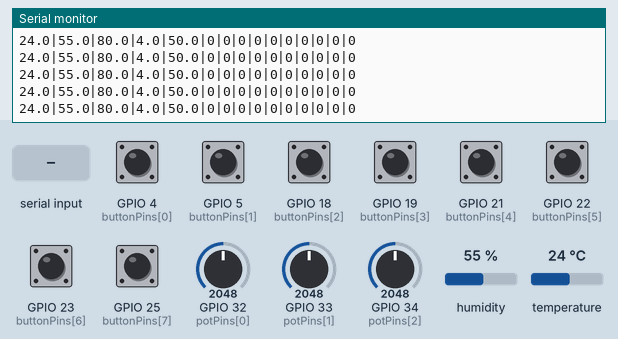
Bench run of a sketch on a simulated ESP32. On the bench: the last lines printed to the serial monitor. Inputs (shaded band) come from the test bench; at power-on: GPIO 4 (buttonPins[0]), GPIO 5 (buttonPins[1]), GPIO 18 (buttonPins[2]), GPIO 19 (buttonPins[3]), GPIO 21 (buttonPins[4]), GPIO 22 (buttonPins[5]), GPIO 23 (buttonPins[6]), GPIO 25 (buttonPins[7]) LOW, humidity 55 %, GPIO 32 (potPins[0]) = 2048, GPIO 33 (potPins[1]) = 2048, GPIO 34 (potPins[2]) = 2048, temperature 24 °C. EEPROM starts erased; the audio player accepts every command and is not drawn.

Above: at 3.7 s.
3.8 s: "vol:\n" received over Serial
5.3 s: "lang:\n" received over Serial
6.8 s: "pause\n" received over Serial
8.3 s: "start\n" received over Serial
9.8 s: "30,150\n" received over Serial
At 9.81 s:
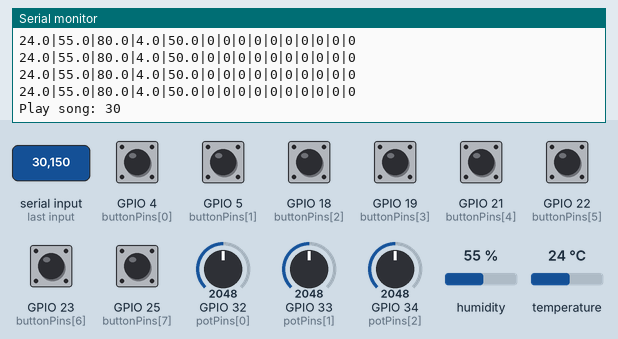
11.3 s: humidity set to 22 %
At 12.67 s:
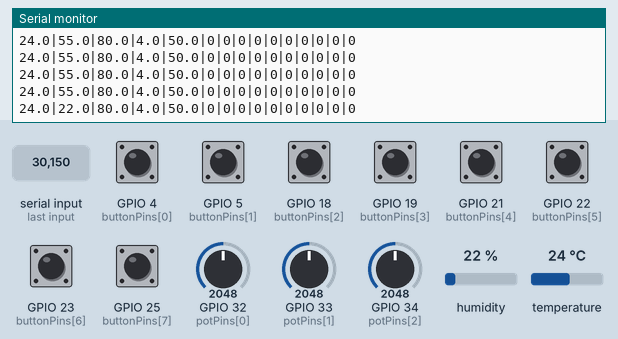

Measured:
- after the input at 9.8 s, the serial monitor: prints a new line at once (image 1)
- after the input at 11.3 s, the serial monitor: prints a new line after 1.4 s (image 2)

The sketch:

senddata.ino
```cpp
#include "DHT.h"
#include <EEPROM.h>
#include <HardwareSerial.h>
#include <DFRobotDFPlayerMini.h>

#define DHTPIN 27
#define DHTTYPE DHT22
DHT dht(DHTPIN, DHTTYPE);

// Nút nhấn
const int buttonPins[] = {4, 5, 18, 19, 21, 22, 23, 25};
const int numButtons = sizeof(buttonPins) / sizeof(buttonPins[0]);
int buttonState[numButtons] = {0};      // Trạng thái toggle hiện tại (0 hoặc 1)
int lastButtonRead[numButtons] = {0};   // Trạng thái đọc trực tiếp từ pin
int lastStableState[numButtons] = {0};  // Trạng thái ổn định trước đó (để phát hiện cạnh lên)

// Biến trở
const int potPins[] = {32, 33, 34};
const int numPots = sizeof(potPins) / sizeof(potPins[0]);
float potValue[numPots];

// EEPROM
#define ADDR_TEMP_THRESHOLD 0
#define ADDR_FUEL_THRESHOLD 1
#define ADDR_THEME 2     // 0 = light, 1 = dark
#define ADDR_LANG 3      // 0 = en, 1 = vi

int tempThreshold = 30;  // temp default
int fuelThreshold = 20;  // fuel default
int themeMode = 1;    // default dark
int languageMode = 0; // default en
// DFPlayer
HardwareSerial mySerial(2);  // UART2
DFRobotDFPlayerMini myDFPlayer;

void sendThemeLangToQt() {
  Serial.print("theme:");
  Serial.println(themeMode == 1 ? "dark" : "light");

  Serial.print("lang:");
  Serial.println(languageMode == 0 ? "en" : "vi");
}

void setup() {
  Serial.begin(115200);
  dht.begin();
  delay(1000);
  for (int i = 0; i < numButtons; i++) {
    pinMode(buttonPins[i], INPUT_PULLDOWN);
  }

  // ---- EEPROM ----
  EEPROM.begin(64);
  int storedTemp = EEPROM.read(ADDR_TEMP_THRESHOLD);
  if (storedTemp >= 5 && storedTemp <= 60) tempThreshold = storedTemp;

  int storedFuel = EEPROM.read(ADDR_FUEL_THRESHOLD);
  if (storedFuel >= 5 && storedFuel <= 100) fuelThreshold = storedFuel;

  themeMode    = EEPROM.read(ADDR_THEME);   // 0|1
  languageMode = EEPROM.read(ADDR_LANG);    // 0|1
  sendThemeLangToQt();

  Serial.println("ESP32 Ready!");
  // Gửi lại setting cho Qt

  Serial.print("Temp threshold: ");
  Serial.println(tempThreshold);

  Serial.print("Fuel threshold: ");
  Serial.println(fuelThreshold);

    // ---- DFPlayer Setup ----
  mySerial.begin(9600, SERIAL_8N1, 16, 17);
  delay(1000);

  if (!myDFPlayer.begin(mySerial)) {
    Serial.println("DFPlayer error!");
  } else {
    Serial.println("DFPlayer OK");
    myDFPlayer.volume(25);
  }
}

void loop() {
    // ---- NHẬN LỆNH TỪ QT (chọn bài hoặc chỉnh volume) ----
    if (Serial.available()) {
        String cmd = Serial.readStringUntil('\n');
        cmd.trim();

        if (cmd == "get_settings") {
            sendThemeLangToQt();
            return;
        }
        // ---- Theme ----
          if (cmd.startsWith("theme:")) {
            String mode = cmd.substring(6);
            themeMode = (mode == "dark") ? 1 : 0;
            EEPROM.write(ADDR_THEME, themeMode);
            EEPROM.commit();
            sendThemeLangToQt(); // send qt
        }
        else if (cmd.startsWith("lang:")) {
            String lang = cmd.substring(5);
            languageMode = (lang == "vi") ? 1 : 0;
            EEPROM.write(ADDR_LANG, languageMode);
            EEPROM.commit();
            sendThemeLangToQt(); // send qt
        }
        // --------- LỆNH CHỈNH VOLUME ---------
        if (cmd.startsWith("vol:")) {
            int vol = cmd.substring(4).toInt();
            if (vol >= 0 && vol <= 30) {
                myDFPlayer.volume(vol);
                Serial.print("Set volume: ");
                Serial.println(vol);
            }
            return;
        }
        if (cmd == "pause") {
            myDFPlayer.pause();
            Serial.println("Music paused");
        } else if (cmd == "start") {
            myDFPlayer.start();
            Serial.println("Music resumed");
        }


        // --------- LỆNH CHỌN NHẠC ---------
        if (cmd.endsWith(".mp3")) {
            cmd.replace(".mp3", "");
        }

        int songNum = cmd.toInt();
        if (songNum > 0) {
            Serial.print("Play song: ");
            Serial.println(songNum);
            myDFPlayer.play(songNum);
        }
    }

  // DHT22
  float temp = dht.readTemperature();
  float humid = dht.readHumidity();
  if (isnan(temp)) temp = 0;
  if (isnan(humid)) humid = 0;

  // Xử lý nút nhấn với logic toggle
  for (int i = 0; i < numButtons; i++) {
    int currentRead = digitalRead(buttonPins[i]);

    // Phát hiện cạnh lên (rising edge): từ 0 lên 1
    if (currentRead == HIGH && lastStableState[i] == LOW) {
      // Toggle trạng thái
      buttonState[i] = !buttonState[i];
    }

    // Cập nhật trạng thái ổn định
    lastStableState[i] = currentRead;
  }

  // Biến trở scale
  potValue[0] = analogRead(potPins[0]) * 160.0 / 4095.0; // 0–160
  potValue[1] = analogRead(potPins[1]) * 8.0 / 4095.0;   // 0–8
  potValue[2] = analogRead(potPins[2]) * 100.0 / 4095.0; // 0–100

   // ---- Logic based on EEPROM thresholds ----
  int tempState = (temp > tempThreshold) ? 1 : 0;
  int fuelState = (potValue[2] < fuelThreshold) ? 1 : 0;

  // Gửi dữ liệu đóng khung qua UART0
  Serial.print(temp, 1); Serial.print("|");
  Serial.print(humid, 1); Serial.print("|");
  Serial.print(potValue[0], 1); Serial.print("|");
  Serial.print(potValue[1], 1); Serial.print("|");
  Serial.print(potValue[2], 1); Serial.print("|");
  for (int i = 0; i < numButtons; i++) {
    Serial.print(buttonState[i]);
     Serial.print("|");
  }

  Serial.print(tempState); Serial.print("|");
  Serial.print(fuelState);
  Serial.println();

  delay(100);
}
```
